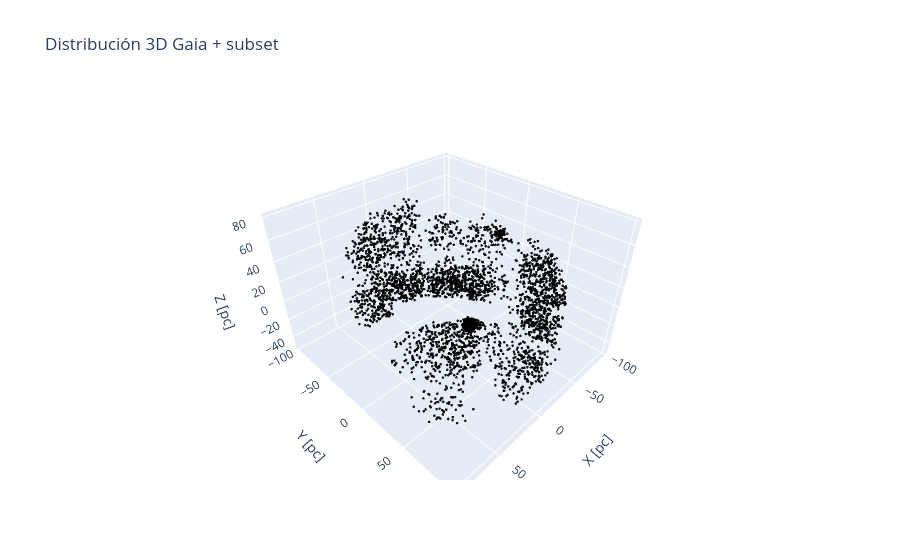

Source (notebook cell):
### Code cell
import plotly.graph_objects as go
fig = go.Figure()
df_filter = dff[dff['cluster']==2]
# 🔵 Estrellas principales
fig.add_trace(
    go.Scatter3d(
        x=df_filter["x_pc"],
        y=df_filter["y_pc"],
        z=df_filter["z_pc"],
        mode="markers",
        marker=dict(
            size=3,
            color=df_filter["parallax"],  # o lo que uses
            colorscale="Viridis",
            opacity=0.7,
            colorbar=dict(title="Parallax [mas]")
        ),
        name="Gaia sample"
    )
)

# ⚫ Estrellas negras (más pequeñas)
fig.add_trace(
    go.Scatter3d(
        x=dff["x_pc"],
        y=dff["y_pc"],
        z=dff["z_pc"],
        mode="markers",
        marker=dict(
            size=1.5,
            color="black",
            opacity=0.9
        ),
        name="Subset especial"
    )
)

fig.update_layout(
    title="Distribución 3D Gaia + subset",
    scene=dict(
        xaxis_title="X [pc]",
        yaxis_title="Y [pc]",
        zaxis_title="Z [pc]"
    )
)

fig.show()

### Figure 1 — Plotly figure (JSON) as saved in the notebook; plotly's stock layout.template omitted (floating-point values rounded to 4 significant figures; data arrays with more than 128 entries replaced by an {"elided": "..."} marker saying what was removed)
{"data": [{"marker": {"color": [], "colorbar": {"title": {"text": "Parallax [mas]"}}, "colorscale": [[0, "#440154"], [0.1111, "#482878"], [0.2222, "#3e4989"], [0.3333, "#31688e"], [0.4444, "#26828e"], [0.5556, "#1f9e89"], [0.6667, "#35b779"], [0.7778, "#6ece58"], [0.8889, "#b5de2b"], [1, "#fde725"]], "opacity": 0.7, "size": 3}, "mode": "markers", "name": "Gaia sample", "type": "scatter3d", "x": [], "y": [], "z": []}, {"marker": {"color": "black", "opacity": 0.9, "size": 1.5}, "mode": "markers", "name": "Subset especial", "type": "scatter3d", "x": {"elided": "3508 float values"}, "y": {"elided": "3508 float values"}, "z": {"elided": "3508 float values"}}], "layout": {"scene": {"xaxis": {"title": {"text": "X [pc]"}}, "yaxis": {"title": {"text": "Y [pc]"}}, "zaxis": {"title": {"text": "Z [pc]"}}}, "title": {"text": "Distribución 3D Gaia + subset"}}}
